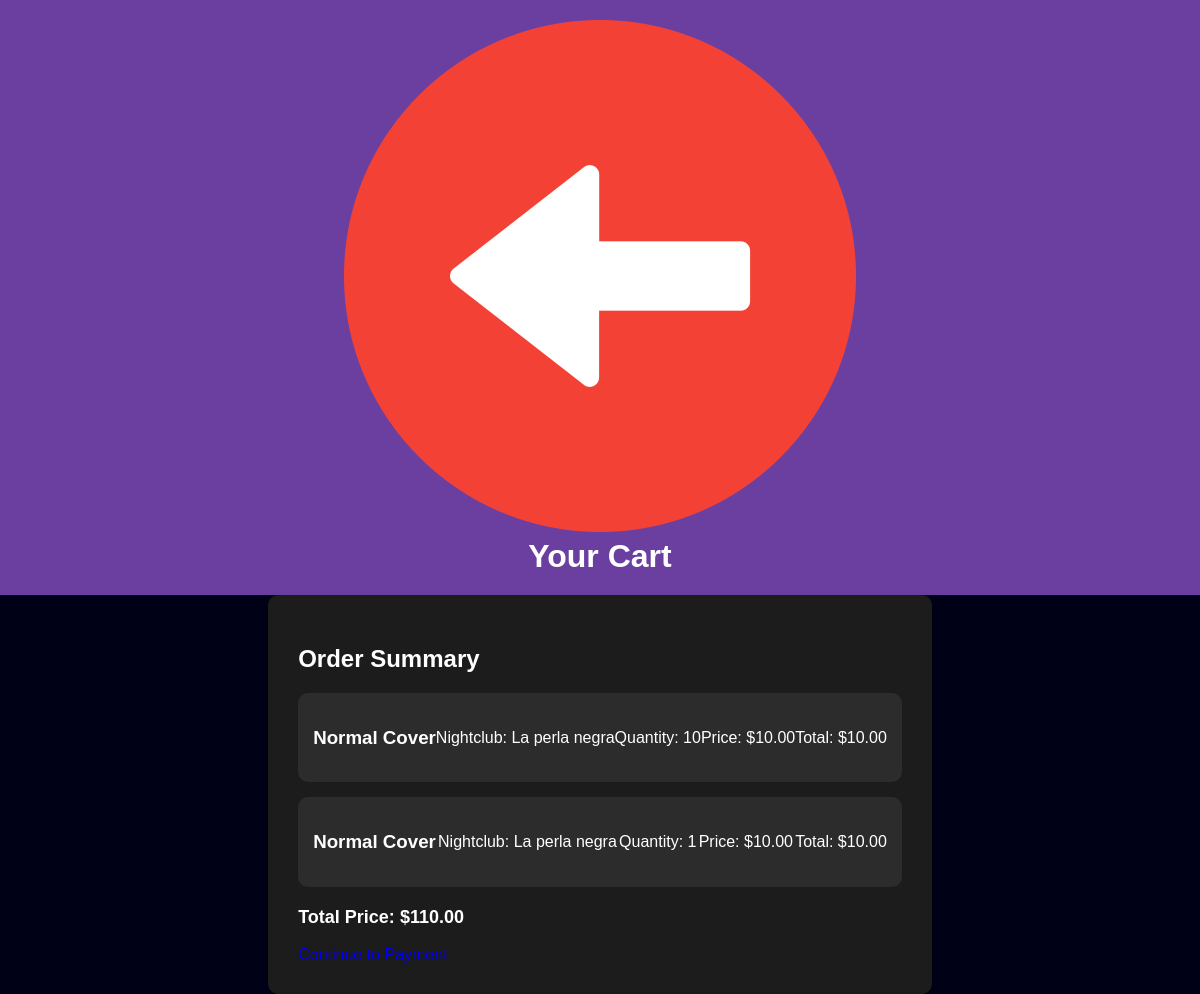
The page /cart/ (signed in) on the database as committed earlier.
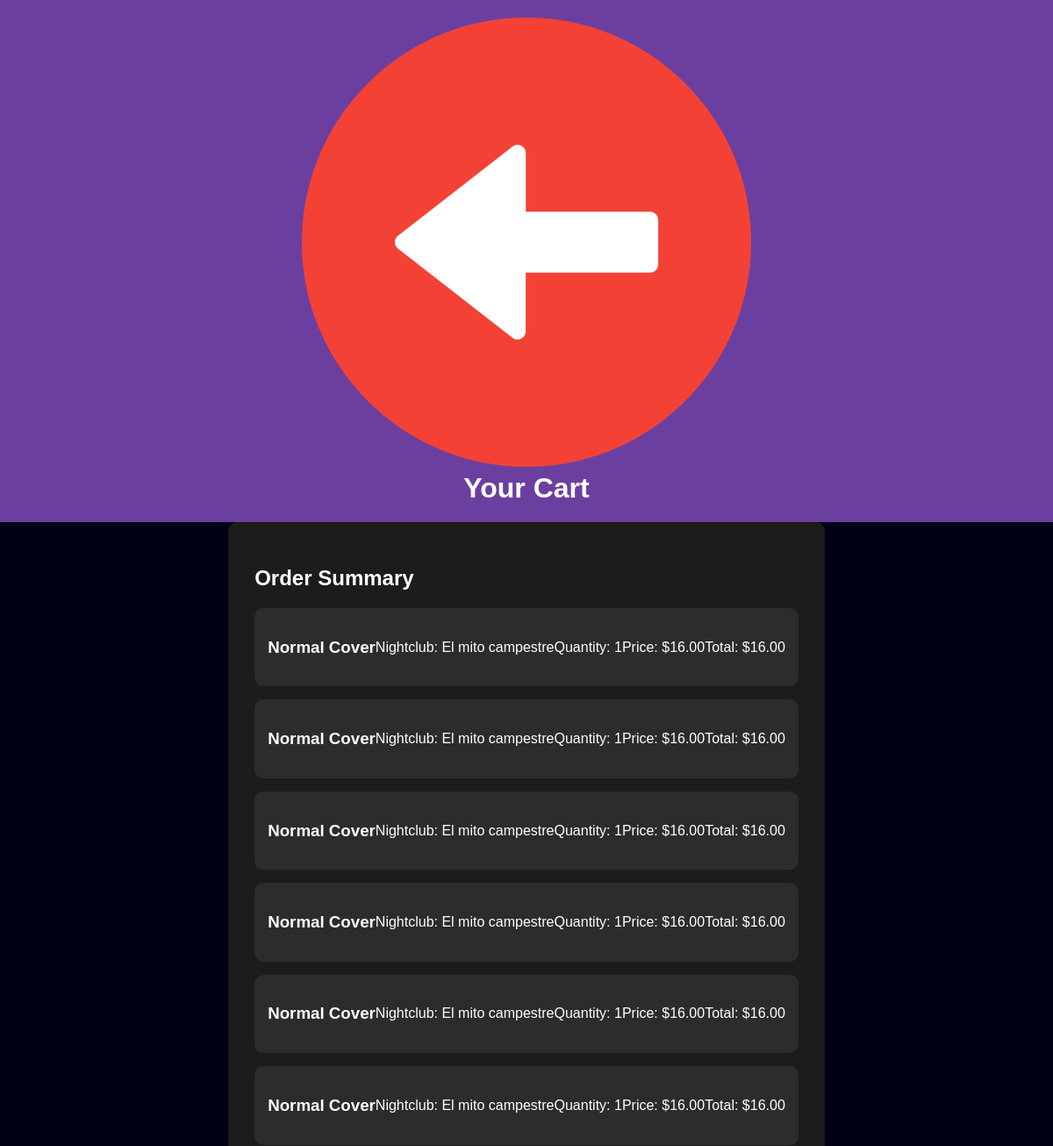
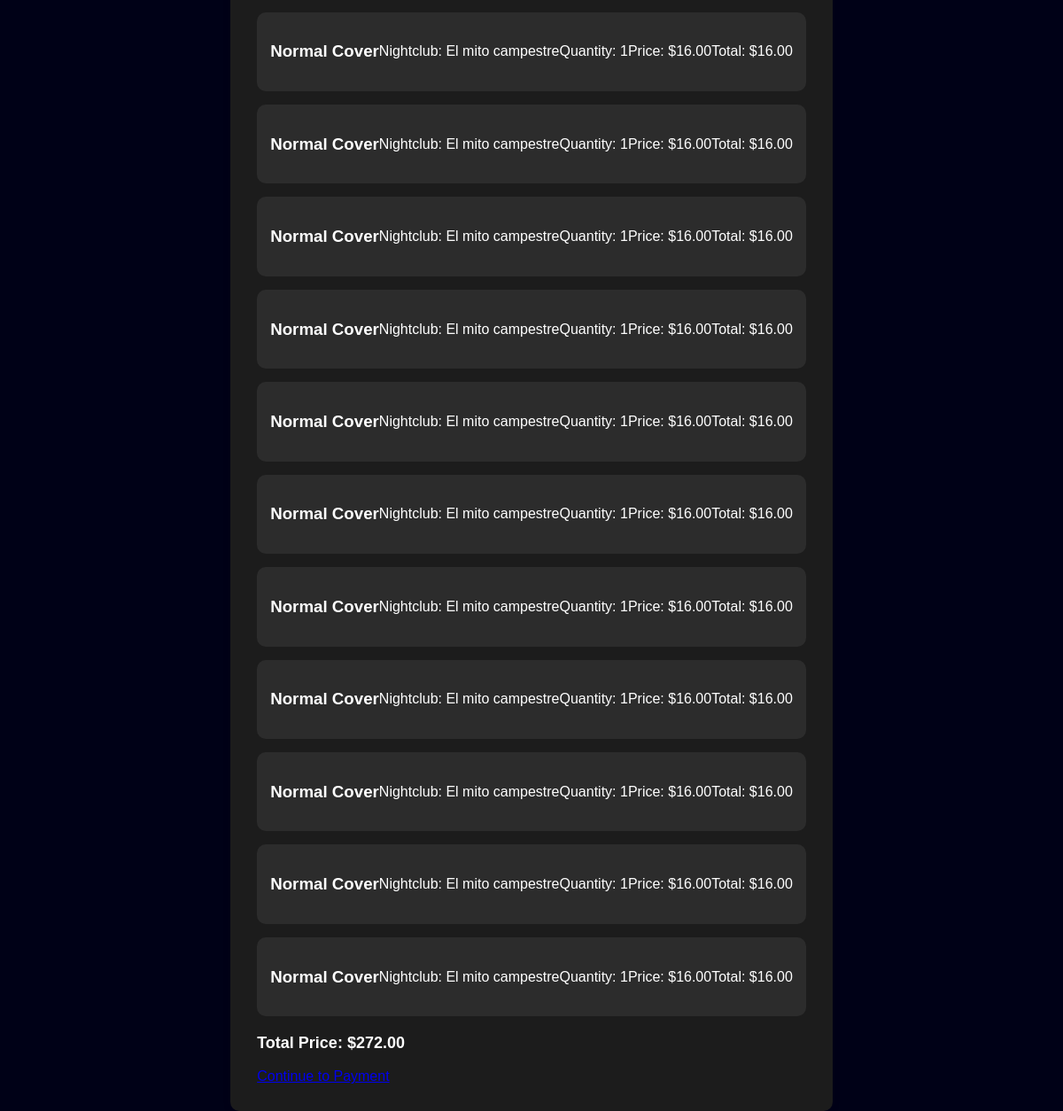
The same page on the database as committed later (2 pictures, top to bottom).
### tickets/models.py (models this page shows, shortened)
class CartItem(models.Model):
    user = models.ForeignKey(User, on_delete=models.CASCADE)
    ticket = models.ForeignKey(Ticket, on_delete=models.CASCADE)
    quantity = models.PositiveIntegerField(default=1)

class Ticket(models.Model):
    TICKET_CHOICES = [
        ('normal', 'Normal Cover'),
        ('vip', 'VIP Cover'),
    ]
    nightclub = models.ForeignKey(NightClub, related_name='tickets', on_delete=models.CASCADE)
    ticket_type = models.CharField(max_length=50, choices=TICKET_CHOICES)
    price = models.DecimalField(max_digits=6, decimal_places=2)
    description = models.TextField(blank=True, null=True)

class NightClub(models.Model):
    name = models.CharField(max_length=255)
    address = models.CharField(max_length=255, null=True, blank=True)  # Allow null and blank values
    description = models.TextField(blank=True, null=True)
    image = models.ImageField(upload_to='nightclubs/', blank=True, null=True)

### tickets/views.py (the view)
# urls.py: path('cart/', views.cart_view, name='cart'),
def cart_view(request):
    cart_items = CartItem.objects.filter(user=request.user)
    total_price = sum([item.ticket.price * item.quantity for item in cart_items])
    return render(request, 'tickets/cart.html', {
        'cart_items': cart_items,
        'total_price': total_price,
    })

### tickets/templates/tickets/cart.html (shortened to what this page needs)
<!DOCTYPE html>
<html lang="en">
<head>
    {% load static %}
    {% load cart_extras %}
    <link rel="stylesheet" href="{% static 'css/styles.css' %}">
</head>
<body class="cart-page">
    <header class="cart-header">
        <div class="cart-logo-section">
            <a href="{% url 'home' %}">
                <img src="{% static 'images/back-arrow.png' %}" alt="Back">
            </a>
            <h1> Your Cart</h1>
        </div>
    </header>
    <section class="cart-container">
        {% if cart_items %}
            <div class="order-summary">
                <h2>Order Summary</h2>
                <ul class="cart-items-list">
                    {% for item in cart_items %}
                        <li class="cart-item">
                            <h3>{{ item.ticket.get_ticket_type_display }}</h3>
                            <p>Nightclub: {{ item.ticket.nightclub.name }}</p>
                            <p>Quantity: {{ item.quantity }}</p>
                            <p>Price: ${{ item.ticket.price }}</p>
                            <p>Total: ${{ item.ticket.price|multiply:item.quantity }}</p>
                        </li>
                    {% endfor %}
                </ul>
                <div class="order-total">
                    <p><strong>Total Price:</strong> ${{ total_price }}</p>
                </div>
                <a href="{% url 'payment' %}" class="checkout-btn">Continue to Payment</a>
            </div>
        {% else %}
            <p class="empty-cart-message">Your cart is empty.</p>
        {% endif %}
    </section>
</body>
</html>

Rows that differ between the two databases and show on the page:
removed CartItem: ticket.ticket_type "Normal Cover", ticket.nightclub.name "La perla negra", quantity "10", ticket.price "10.00", ticket.price|multiply "10.00"
removed CartItem: ticket.ticket_type "Normal Cover", ticket.nightclub.name "La perla negra", quantity "1", ticket.price "10.00", ticket.price|multiply "10.00"
added CartItem: ticket.ticket_type "Normal Cover", ticket.nightclub.name "El mito campestre", quantity "1", ticket.price "16.00", ticket.price|multiply "16.00"
added CartItem: ticket.ticket_type "Normal Cover", ticket.nightclub.name "El mito campestre", quantity "1", ticket.price "16.00", ticket.price|multiply "16.00"
added CartItem: ticket.ticket_type "Normal Cover", ticket.nightclub.name "El mito campestre", quantity "1", ticket.price "16.00", ticket.price|multiply "16.00"
added CartItem: ticket.ticket_type "Normal Cover", ticket.nightclub.name "El mito campestre", quantity "1", ticket.price "16.00", ticket.price|multiply "16.00"
added CartItem: ticket.ticket_type "Normal Cover", ticket.nightclub.name "El mito campestre", quantity "1", ticket.price "16.00", ticket.price|multiply "16.00"
added CartItem: ticket.ticket_type "Normal Cover", ticket.nightclub.name "El mito campestre", quantity "1", ticket.price "16.00", ticket.price|multiply "16.00"
added CartItem: ticket.ticket_type "Normal Cover", ticket.nightclub.name "El mito campestre", quantity "1", ticket.price "16.00", ticket.price|multiply "16.00"
added CartItem: ticket.ticket_type "Normal Cover", ticket.nightclub.name "El mito campestre", quantity "1", ticket.price "16.00", ticket.price|multiply "16.00"
added CartItem: ticket.ticket_type "Normal Cover", ticket.nightclub.name "El mito campestre", quantity "1", ticket.price "16.00", ticket.price|multiply "16.00"
added CartItem: ticket.ticket_type "Normal Cover", ticket.nightclub.name "El mito campestre", quantity "1", ticket.price "16.00", ticket.price|multiply "16.00"
added CartItem: ticket.ticket_type "Normal Cover", ticket.nightclub.name "El mito campestre", quantity "1", ticket.price "16.00", ticket.price|multiply "16.00"
added CartItem: ticket.ticket_type "Normal Cover", ticket.nightclub.name "El mito campestre", quantity "1", ticket.price "16.00", ticket.price|multiply "16.00"
added CartItem: ticket.ticket_type "Normal Cover", ticket.nightclub.name "El mito campestre", quantity "1", ticket.price "16.00", ticket.price|multiply "16.00"
added CartItem: ticket.ticket_type "Normal Cover", ticket.nightclub.name "El mito campestre", quantity "1", ticket.price "16.00", ticket.price|multiply "16.00"
added CartItem: ticket.ticket_type "Normal Cover", ticket.nightclub.name "El mito campestre", quantity "1", ticket.price "16.00", ticket.price|multiply "16.00"
added CartItem: ticket.ticket_type "Normal Cover", ticket.nightclub.name "El mito campestre", quantity "1", ticket.price "16.00", ticket.price|multiply "16.00"
added CartItem: ticket.ticket_type "Normal Cover", ticket.nightclub.name "El mito campestre", quantity "1", ticket.price "16.00", ticket.price|multiply "16.00"
Other text that changed with them:
{{ total_price }}: "110.00" → "272.00"
